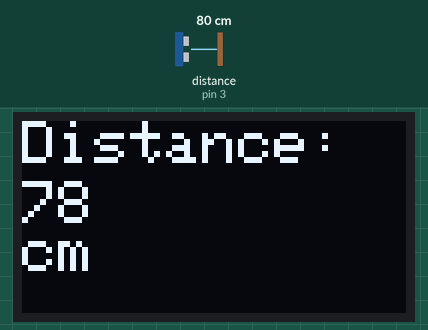
Bench run of a sketch on a simulated Arduino Uno, built with avr-gcc and run on an emulated ATmega328P. On the bench: 128×64 one-colour display. Wiring (inferred from the names in the program): ultrasonic range finder: trigger pin 2; echo pin 3. Inputs (shaded band) come from the test bench; at power-on: distance to the obstacle (sensor on pin 3) 80 cm. The echo pulse lasts 58.3 µs per cm.

Above: at 1.8 s.
1.9 s: distance to the obstacle (sensor on pin 3) set to 2 cm
At 2.9 s:
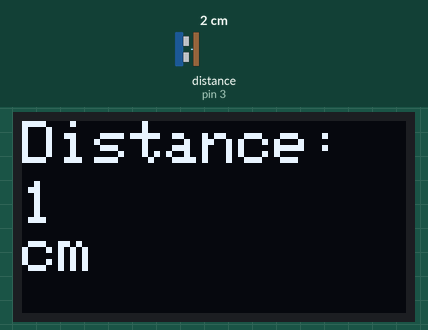
3.6 s: distance to the obstacle (sensor on pin 3) set to 4 cm
At 5.3 s:
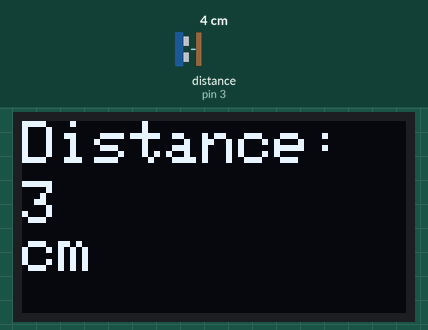
5.6 s: distance to the obstacle (sensor on pin 3) set to 9 cm
At 6.6 s:
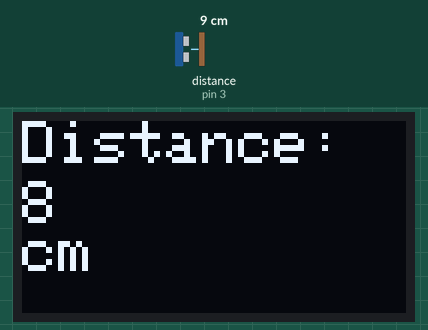
Timing chart, 0 to 8.6 s (numbered marks = the images above; inputs shaded):
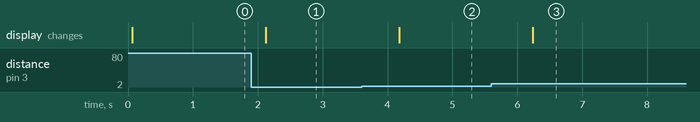

Measured:
- after the input at 1.9 s, the display: changes after 0.23 s (image 1)
- after the input at 3.6 s, the display: changes after 0.58 s (image 2)
- after the input at 5.6 s, the display: changes after 0.64 s (image 3)

The sketch:

Distance_Display.ino
```cpp
#include <Wire.h>
#include <Adafruit_GFX.h>
#include <Adafruit_SSD1306.h>

#define OLED_RESET 4
Adafruit_SSD1306 display(OLED_RESET);

const int trigPin = 2;  // Trigger pin for the ultrasonic sensor
const int echoPin = 3;  // Echo pin for the ultrasonic sensor

void setup() {
  Serial.begin(9600);

  pinMode(trigPin, OUTPUT);
  pinMode(echoPin, INPUT);

  display.begin(SSD1306_SWITCHCAPVCC, 0x3C);
  display.clearDisplay();
  display.setTextSize(2);
  display.setTextColor(SSD1306_WHITE);
}

void loop() {
  long duration, distance;

  digitalWrite(trigPin, LOW);    // Set the trigger pin to low
  delayMicroseconds(2);

  digitalWrite(trigPin, HIGH);   // Send a 10us pulse to trigger the ultrasonic sensor
  delayMicroseconds(10);
  digitalWrite(trigPin, LOW);

  duration = pulseIn(echoPin, HIGH);  // Measure the pulse duration from the echo pin

  distance = duration * 0.034 / 2;   // Calculate the distance in centimeters

  display.clearDisplay();
  display.setCursor(0, 0);
  display.println("Distance:");
  display.setCursor(0, 20);
  display.println(distance);
  display.println("cm");
  display.display();

  delay(1000);  // Delay for 1 second before taking the next measurement
}
```
